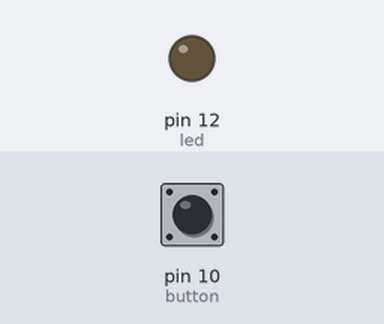
Bench run of a sketch on a simulated Arduino Uno, built with avr-gcc and run on an emulated ATmega328P. Parts: output pins drawn as LEDs (lit = HIGH). The test bench sets the inputs (shaded band); at power-on: pin 10 (button) HIGH.

Above: at 1.2 s.
1.3 s: pin 10 (button) pulled LOW for 0.15 s
At 1.9 s:
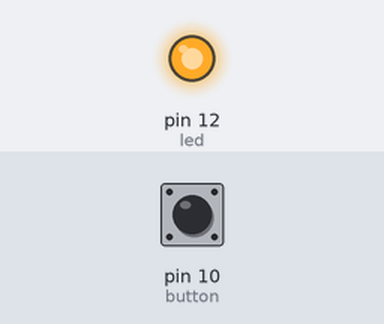
4.4 s: pin 10 (button) pulled LOW for 1 s
At 6.2 s:
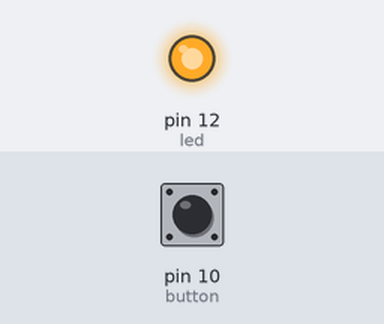
8.4 s: pin 10 (button) pulled LOW for 3.2 s
At 14.7 s:
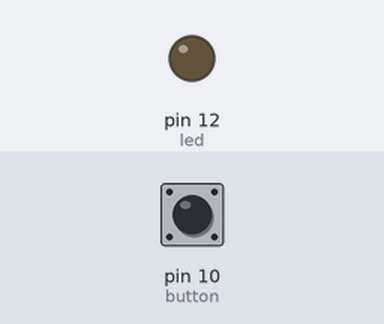
Timing chart, 0 to 16.2 s (numbered marks = the images above; inputs shaded):
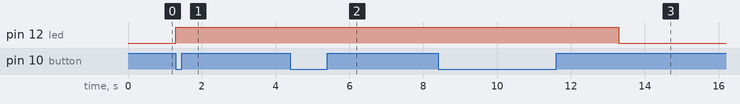

Measured:
- after the input at 1.3 s, pin 12 (led): LOW → HIGH at once
- after the input at 4.4 s, pin 12 (led): stays HIGH (without the input it goes to LOW after 0.90 s)
- after the input at 8.4 s, pin 12 (led): HIGH → LOW after 4.9 s instead of 0.90 s

The sketch:

light_switch.ino
```cpp
#define button 10
#define led 12


int vliga = LOW;

// the setup routine runs once when you press reset:
void setup() {
  // initialize the digital pin as an output.
  pinMode(led, OUTPUT);
  pinMode(button, INPUT_PULLUP);

  digitalWrite(led, vliga);
}

// the loop routine runs over and over again forever:
void loop() {

  if (digitalRead(button) == LOW) {


    digitalWrite(led, HIGH);   // turn the LED on (HIGH is the voltage level)
    delay(4000);               // wait for a second
    digitalWrite(led, LOW);    // turn the LED off by making the voltage LOW
  }

}
```
